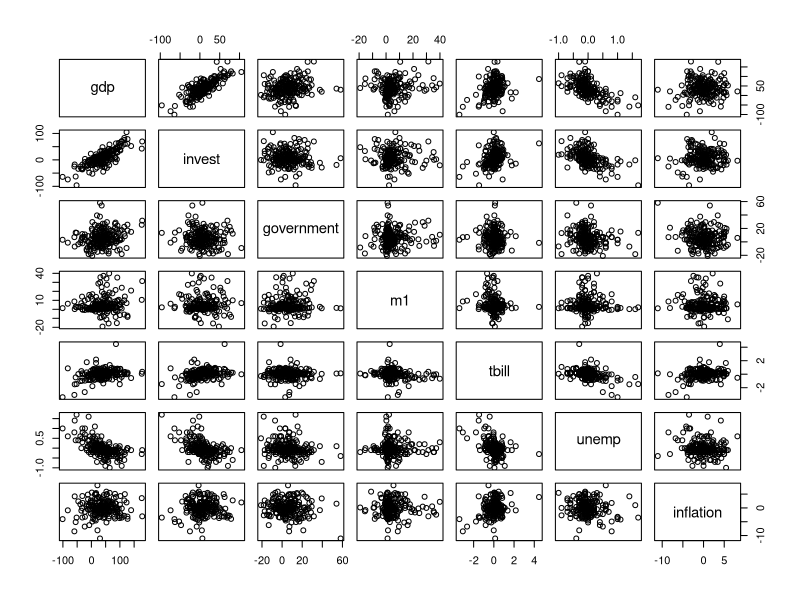
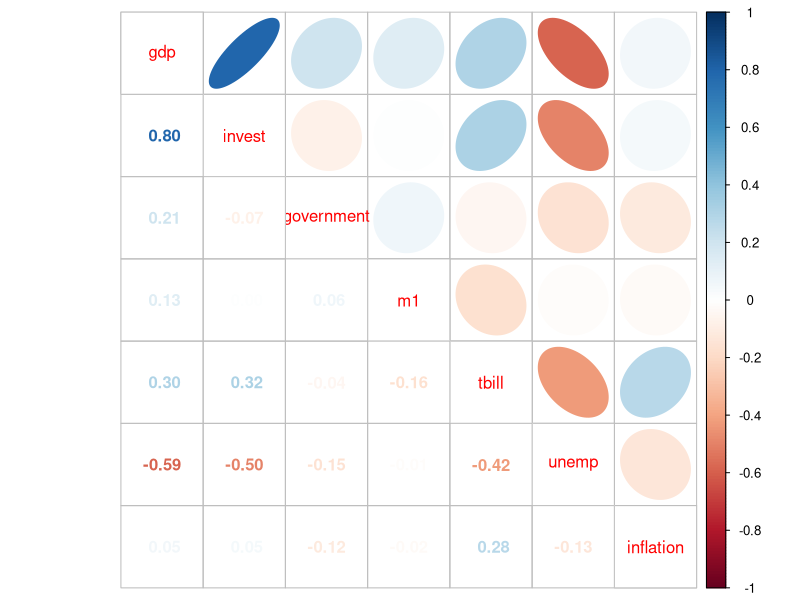

These figures' R source, in order:
## ---- chunk 1
knitr::opts_chunk$set(echo = TRUE)
## ---- chunk 2
n <- 12
p <- 3
sigma <- 1 
X <- matrix(rnorm(n * p), n, p)
X <- cbind(1, X)
H <- X %*% solve(t(X) %*% X) %*% t(X)
Cov <- sigma^2 * (diag(nrow(H)) - H)
D <- diag(diag(Cov)^(-0.5))
(Corr <- round(t(D) %*% Cov %*% D, 2))
## ---- chunk 3
library(AER)
data(USMacroG)
USMacroG.subset <- USMacroG[,c("gdp","invest","government","m1","tbill","unemp",
                               "inflation")]
macro.diff <- na.omit(data.frame(apply(USMacroG.subset, 2, diff)))
attach(macro.diff)
## ---- chunk 4
pairs(macro.diff)
corrplot::corrplot.mixed(cor(macro.diff), upper="ellipse")
## ---- chunk 5
fit1 <- lm(tbill ~ gdp)
fit2 <- lm(tbill ~ gdp + inflation)
fit3 <- lm(tbill ~ gdp + unemp)
summary(fit1)$coef[2, 4]
summary(fit2)$coef[2, 4]
summary(fit3)$coef[2, 4]
## ---- chunk 6
newdata <- data.frame(gdp=60, unemp=0.1)
predict(fit3, newdata=newdata, interval="prediction", level=0.90)
predict(fit3, newdata=newdata, interval="confidence", level=0.90)
## ---- chunk 7
fullfit <- lm(tbill ~ gdp + invest + government + m1 + unemp + inflation )
summary(fullfit)$coef[6, 1]
## ---- chunk 8
anova.fullfit <- anova(fullfit)
(P <- sum(anova.fullfit[1:6, 2]) / sum(anova.fullfit[1:7, 2]))
## ---- chunk 9
fit.reduced <- lm(tbill ~ m1 + unemp + inflation)
anova(fit.reduced, fullfit)
